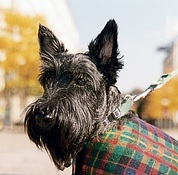
#> input picture images/smallScotty.jpg, 178 x 175 px
$ python dynamicCombined3dstl.py
#> lines starting #> are read from the running program, lines starting #| are printed output that depends on the picture
### stlModel.py
# this file generates one stl model of a given image with the desired height and border thickness
from PIL import Image
import numpy as np
from stl import mesh
import math
import copy

# takes in an image and converts it to black and white
def greyScale(filename):
    image = Image.open(filename)
    greyImage = image.convert('L')
    # array of [row, row, row ...], row is a list of [col, col, col ...]
    # array is [[col, col ...], [col, col ...] ...]
    greyImageArray = np.asarray(greyImage)
    return greyImageArray

def createCube(face):
    face1 = [face[3], face[1], face[0]]
    face2 = [face[0], face[2], face[3]]
    face3 = [face[7], face[5], face[4]]
    face4 = [face[4], face[6], face[7]]

    face5 = [face[4], face[0], face[2]]
    face6 = [face[2], face[6], face[4]]
    face7 = [face[6], face[2], face[3]]
    face8 = [face[3], face[7], face[6]]
    face9 = [face[7], face[1], face[3]]
    face10 = [face[1], face[5], face[7]]
    face11 = [face[5], face[1], face[0]]
    face12 = [face[0], face[4], face[5]]

    faces = [face1, face2, face3, face4, face5, face6, face7, face8, face9, face10, face11, face12]
    return faces

# function creates a singualar stl to be put together in the dynamicCombined3dstl.py file
# if there are more than 2 faces as the user input, additional faces are added to the stl
def createStl(greyImageArray, stlFileName, height, border, numOfFaces):
    height = int(height)
    border = int(border)
    numOfFaces = int(numOfFaces)
    # resizes the images after subtracting the border pixels
    pixelX, pixelY = len(greyImageArray), len(greyImageArray[0])
    vertices = [[0] * (pixelY - border) for pixel in range(pixelX - border)]
    faces = []
    base = 0.1
    # creates the top face of the lithophane based on the value in the grey scale image array
    # each image pixel is defined using x pixel location, y pixel location, and z as a fraction of the user input height
    # generates top surface mesh by creating 2 triangular faces per pixel

    for x in range(border, pixelX - border):
        for y in range(border, pixelY - border):
            z = greyImageArray[x][y]
            vertices[x][y] = (x, y, height - (height * z / 255))

    for x in range(border, pixelX - 1 - border):
        for y in range(border, pixelY - 1 - border):
            triVertA = vertices[x][y]
            triVertB = vertices[x + 1][y]
            triVertC = vertices[x + 1][y + 1]
            triVertD = vertices[x][y + 1]

            triFace1 = np.array([triVertA, triVertB, triVertC])
            triFace2 = np.array([triVertC, triVertD, triVertA])
            faces.append(triFace1)
            faces.append(triFace2)

    overlap = 1
    gap = overlap + 1

    bottomFace = [[0, 0, 0], [0, pixelY, 0], [pixelX, 0, 0], [pixelX, pixelY, 0],
                [0, 0, base], [0, pixelY, base], [pixelX, 0, base], [pixelX, pixelY, base]]
    bottomFaceList = createCube(bottomFace)

    for triFace in bottomFaceList:
        faces.append(triFace)

    # creates the side surfaces of the lithophane
    leftFace = [[0, 0, base], [0, pixelY, base], [border + overlap, 0, base],  [border + overlap, pixelY, base],
                [0, 0, height], [0, pixelY, height], [border + overlap, 0, height], [border + overlap, pixelY, height]]
    for triFace in createCube(leftFace):
        faces.append(triFace)

    # creates the side surfaces of the lithophane
    rightFace = [[pixelX - border - gap, 0, base], [pixelX - border - gap, pixelY, base], [pixelX, 0, base],  [pixelX, pixelY, base],
                [pixelX - border - gap, 0, height], [pixelX - border - gap, pixelY, height], [pixelX, 0, height], [pixelX, pixelY, height]]
    for triFace in createCube(rightFace):
        faces.append(triFace)

    frontFace = [[border, 0, base], [border, border + gap, base], [pixelX - border, 0, base],  [pixelX - border, border + gap, base],
                [border, 0, height], [border, border + gap, height], [pixelX - border, 0, height],  [pixelX - border, border + gap, height]]
    for triFace in createCube(frontFace):
        faces.append(triFace)

    backFace = [[border, pixelY - border - overlap, base], [border, pixelY, base], [pixelX - border, pixelY - border - overlap, base],  [pixelX - border, pixelY, base],
                [border, pixelY - border - overlap, height], [border, pixelY, height], [pixelX - border, pixelY - border - overlap, height],  [pixelX - border, pixelY, height]]
    for triFace in createCube(backFace):
        faces.append(triFace)

    # creates connections between stls when larger than 2 images
    if numOfFaces > 2:
        # adds connections between stl files in the form of a trianglular prism
        angleInc = 360 / numOfFaces
        translateAngle = math.radians(180 - angleInc)

        triVertices1 = [(pixelX, 0, 0), (pixelX, 0, height),(pixelX, - height * math.sin(translateAngle), - height * math.cos(translateAngle))]
        triVertices2 = [(0, 0, 0), (0, 0, height),(0, - height * math.sin(translateAngle), - height * math.cos(translateAngle))]

        # one side triangle
        triFace1 = [triVertices1[1], triVertices1[2], triVertices1[0]]
        # other side triangle
        triFace2 = [triVertices2[2], triVertices2[1], triVertices2[0]]
        # one flat face
        triFace3 = [triVertices1[2], triVertices1[1], triVertices2[2]]
        triFace4 = [triVertices1[1], triVertices2[1], triVertices2[2]]
        # second flat face
        triFace5 = [triVertices1[1], triVertices1[0], triVertices2[0]]
        triFace6 = [triVertices2[0], triVertices2[1], triVertices1[1]]
        # third flat face
        triFace7 = [triVertices2[0], triVertices1[0], triVertices1[2]]
        triFace8 = [triVertices1[2], triVertices2[2], triVertices2[0]]

        faces.append(triFace1)
        faces.append(triFace2)
        faces.append(triFace3)
        faces.append(triFace4)
        faces.append(triFace5)
        faces.append(triFace6)
        faces.append(triFace7)
        faces.append(triFace8)

        # adds the connections triangles needed to create the printing surface
        printAngle = math.radians(180 / numOfFaces)
        triPrintSurf = [(border, 0, 0), (border, pixelY, 0), (border, pixelY / 2, - (pixelY) / (2 * math.tan(printAngle))),
                        (0, 0, 0), (0, pixelY, 0), (0, pixelY / 2, - (pixelY) / (2 * math.tan(printAngle)))]

        # one flat face
        printSurf1 = [triPrintSurf[4], triPrintSurf[5], triPrintSurf[2]]
        printSurf2 = [triPrintSurf[2], triPrintSurf[1], triPrintSurf[4]]
        # second flat face
        printSurf3 = [triPrintSurf[1], triPrintSurf[4], triPrintSurf[3]]
        printSurf4 = [triPrintSurf[3], triPrintSurf[0], triPrintSurf[1]]
        # third flat face
        printSurf5 = [triPrintSurf[5], triPrintSurf[3], triPrintSurf[0]]
        printSurf6 = [triPrintSurf[0], triPrintSurf[2], triPrintSurf[5]]

        printSurf7 = [triPrintSurf[2], triPrintSurf[1], triPrintSurf[0]]
        printSurf8 = [triPrintSurf[5], triPrintSurf[4], triPrintSurf[3]]

        faces.append(printSurf1)
        faces.append(printSurf2)
        faces.append(printSurf3)
        faces.append(printSurf4)
        faces.append(printSurf5)
        faces.append(printSurf6)
        faces.append(printSurf7)
        faces.append(printSurf8)

    # lines 161 - 168 moderately modified from https://pypi.org/project/numpy-stl/
    facesArray = np.array(faces)
    lithophane = mesh.Mesh(np.zeros(facesArray.shape[0], dtype=mesh.Mesh.dtype))
    for i, f in enumerate(faces):
        for j in range(3):
            lithophane.vectors[i][j] = facesArray[i][j]

    lithophane.save(f'{stlFileName}.stl')
    return faces

# [19 lines of commented-out code are left out]

### dynamicCombined3dstl.py
from PIL import Image
import numpy
from stl import mesh
import math
from stlModel import *
import os
import copy

# user inputs will be 4 files - the code below will be written assuming they are a list
# uses functions written in the stlModel.py file

# return the minimum dimensions of all of the files inputed
def minImageDimensions(imageFileList):
    imageSizeList = []
    for imageFile in imageFileList:
        filename = imageFile
        greyImageArray = greyScale(filename)
#> in greyScale, image is the input picture: PIL image 178x175 RGB; mean R, G, B 159.8, 147.6, 131.2
#> in greyScale, `greyImage = image.convert('L')`:
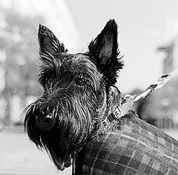
#> greyImage: PIL image 178x175 L; min 0, max 255, mean 149.4
        imageSizeList.append((len(greyImageArray[0]), len(greyImageArray)))
#> pass 2 of the loop in minImageDimensions, `for imageFile in imageFileList:`:
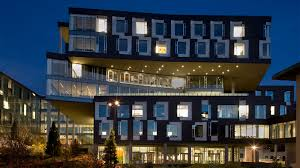
#> input picture images/gates.jpg, 300 x 168 px
#> in greyScale, image is the input picture: PIL image 300x168 RGB; mean R, G, B 54.6, 61.8, 69.1
#> in greyScale (call 2), `greyImage = image.convert('L')`:
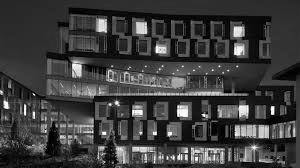
#> greyImage: PIL image 300x168 L; min 0, max 255, mean 60.5

    minPixelX = 0
    minPixelY = 0
    minPixelArea = 0
    for imageSize in imageSizeList:
        pixelX = imageSize[0]
        pixelY = imageSize[1]
        pixelArea = pixelX * pixelY
        if (minPixelArea == 0) or (pixelArea < minPixelArea):
            minPixelX = pixelX
            minPixelY = pixelY
            minPixelArea = pixelX * pixelY

    maxPixelX = 100
    maxPixelY = 100
    maxPixelArea = maxPixelX * maxPixelY
    if minPixelArea > maxPixelArea:
        for n in range(101):
            resize = n / 100
            minPixelX *= 1 - resize
            minPixelY *= 1 - resize
            minPixelArea = minPixelX * minPixelY
            if minPixelArea < maxPixelArea:
                return (round(minPixelX), round(minPixelY))
    return (minPixelX, minPixelY)

# resizes images and creates the stl models for each resized face/file
def createStlModels(imageFileList, height, border, numOfFaces):
    stlFaceFiles = []
    (xDimension, yDimension) = minImageDimensions(imageFileList)
#> in minImageDimensions, `minPixelX = 0`: minPixelX = 0
    for imageFile in imageFileList:
        image = Image.open(imageFile)
        image = image.resize((xDimension, yDimension))
        image.save('imageFile.jpg')

        imageName = imageFile.split('/')[-1]
        stlName = imageName.split('.')[0]
        stlFaceFiles.append(f'{stlName}.stl')

        createStl(greyScale('imageFile.jpg'), stlName, height, border, numOfFaces)
    return stlFaceFiles

# gets the dimensions of the stl model
def dimensions(stlModel):
    xMin, xMax = stlModel.x.min(), stlModel.x.max()
    yMin, yMax = stlModel.y.min(), stlModel.y.max()
    zMin, zMax = stlModel.z.min(), stlModel.z.max()
    return xMin, xMax, yMin, yMax, zMin, zMax

# takes a user input to create a 3d polygonal prism with that number of faces
def faceNumberStlModel(imageFileList, height, border, numOfFaces):
    stlModelData = []
    if numOfFaces == 1:
        stlFaceFiles = createStlModels(imageFileList, height, border, numOfFaces)
        stlModel = mesh.Mesh.from_file(stlFaceFiles[0])
        stlModelData.append(stlModel.data)
        stlModel = mesh.Mesh(numpy.concatenate(stlModelData))
    else:
        stlFaceFiles = createStlModels(imageFileList, height, border, numOfFaces)
#> in createStlModels, `image = image.resize((xDimension, yDimension))`:
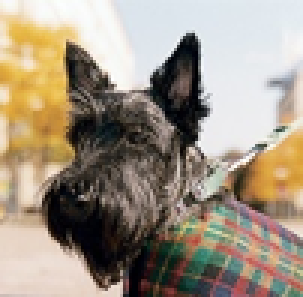
#> image: PIL image 101x99 RGB (shown 3 times larger); mean R, G, B 159.8, 147.7, 131.2
#> in greyScale (call 5), `image = Image.open(filename)`:
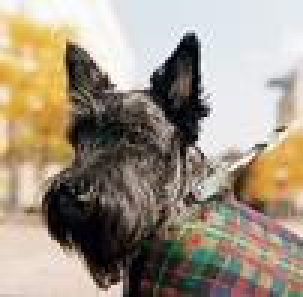
#> image: PIL image 101x99 RGB (shown 3 times larger); mean R, G, B 159.9, 147.7, 131.4
#> in greyScale (call 5), `greyImage = image.convert('L')`:
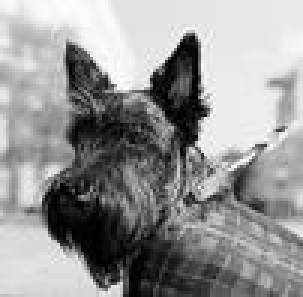
#> greyImage: PIL image 101x99 L (shown 3 times larger); min 0, max 255, mean 149.5
#> in createStl, `height = int(height)`: height = 4
#> in createStl, `pixelX, pixelY = len(greyImageArray), len(greyImageArray[0])`: pixelX = 99; pixelY = 101
#> in createStl, `vertices = [[0] * (pixelY - border) for pixel in range(pixelX - border)]`: vertices = 97 items
#> after the loop in createStl, `for x in range(border, pixelX - 1 - border):`: faces = 18048 items
#> in createStl, `bottomFace = [[0, 0, 0], [0, pixelY, 0], [pixelX, 0, 0], [pixelX, pixe..`: bottomFace = [[0, 0, 0], [0, 101, 0], [99, 0, 0], [99, 101, 0], [0, 0, 0.1], [0, 101, 0.1], [99, 0, 0.1], [99, 101, 0.1]]
#> in createCube, `face1 = [face[3], face[1], face[0]]`: face1 = [[99, 101, 0], [0, 101, 0], [0, 0, 0]]
#> in createCube, `face2 = [face[0], face[2], face[3]]`: face2 = [[0, 0, 0], [99, 0, 0], [99, 101, 0]]
#> in createCube, `face3 = [face[7], face[5], face[4]]`: face3 = [[99, 101, 0.1], [0, 101, 0.1], [0, 0, 0.1]]
#> in createCube, `face4 = [face[4], face[6], face[7]]`: face4 = [[0, 0, 0.1], [99, 0, 0.1], [99, 101, 0.1]]
#> in createCube, `face5 = [face[4], face[0], face[2]]`: face5 = [[0, 0, 0.1], [0, 0, 0], [99, 0, 0]]
#> in createCube, `face6 = [face[2], face[6], face[4]]`: face6 = [[99, 0, 0], [99, 0, 0.1], [0, 0, 0.1]]
#> in createCube, `face7 = [face[6], face[2], face[3]]`: face7 = [[99, 0, 0.1], [99, 0, 0], [99, 101, 0]]
#> in createCube, `face8 = [face[3], face[7], face[6]]`: face8 = [[99, 101, 0], [99, 101, 0.1], [99, 0, 0.1]]
#> in createCube, `face9 = [face[7], face[1], face[3]]`: face9 = [[99, 101, 0.1], [0, 101, 0], [99, 101, 0]]
#> in createCube, `face10 = [face[1], face[5], face[7]]`: face10 = [[0, 101, 0], [0, 101, 0.1], [99, 101, 0.1]]
#> in createCube, `face11 = [face[5], face[1], face[0]]`: face11 = [[0, 101, 0.1], [0, 101, 0], [0, 0, 0]]
#> in createCube, `face12 = [face[0], face[4], face[5]]`: face12 = [[0, 0, 0], [0, 0, 0.1], [0, 101, 0.1]]
#> in createStl, `bottomFaceList = createCube(bottomFace)`: bottomFaceList = 12 items
#> the loop in createStl, `for triFace in bottomFaceList:` made 12 passes
#> triFace on passes 1 to 12: [[99, 101, 0], [0, 101, 0], [0, 0, 0]], [[0, 0, 0], [99, 0, 0], [99, 101, 0]], [[99, 101, 0.1], [0, 101, 0.1], [0, 0, 0.1]], [[0, 0, 0.1], [99, 0, 0.1], [99, 101, 0.1]], [[0, 0, 0.1], [0, 0, 0], [99, 0, 0]], [[99, 0, 0], [99, 0, 0.1], [0, 0, 0.1]], [[99, 0, 0.1], [99, 0, 0], [99, 101, 0]], [[99, 101, 0], [99, 101, 0.1], [99, 0, 0.1]], [[99, 101, 0.1], [0, 101, 0], [99, 101, 0]], [[0, 101, 0], [0, 101, 0.1], [99, 101, 0.1]], [[0, 101, 0.1], [0, 101, 0], [0, 0, 0]], [[0, 0, 0], [0, 0, 0.1], [0, 101, 0.1]]
#> after the loop in createStl, `for triFace in bottomFaceList:`: faces = 18060 items
#> in createStl, `leftFace = [[0, 0, base], [0, pixelY, base], [border + overlap, 0, bas..`: leftFace = [[0, 0, 0.1], [0, 101, 0.1], [3, 0, 0.1], [3, 101, 0.1], [0, 0, 4], [0, 101, 4], [3, 0, 4], [3, 101, 4]]
#> the loop in createStl, `for triFace in createCube(leftFace):` made 12 passes
#> triFace on passes 1 to 12: [[3, 101, 0.1], [0, 101, 0.1], [0, 0, 0.1]], [[0, 0, 0.1], [3, 0, 0.1], [3, 101, 0.1]], [[3, 101, 4], [0, 101, 4], [0, 0, 4]], [[0, 0, 4], [3, 0, 4], [3, 101, 4]], [[0, 0, 4], [0, 0, 0.1], [3, 0, 0.1]], [[3, 0, 0.1], [3, 0, 4], [0, 0, 4]], [[3, 0, 4], [3, 0, 0.1], [3, 101, 0.1]], [[3, 101, 0.1], [3, 101, 4], [3, 0, 4]], [[3, 101, 4], [0, 101, 0.1], [3, 101, 0.1]], [[0, 101, 0.1], [0, 101, 4], [3, 101, 4]], [[0, 101, 4], [0, 101, 0.1], [0, 0, 0.1]], [[0, 0, 0.1], [0, 0, 4], [0, 101, 4]]
#> after the loop in createStl, `for triFace in createCube(leftFace):`: faces = 18072 items
#> in createStl, `rightFace = [[pixelX - border - gap, 0, base], [pixelX - border - gap,..`: rightFace = [[95, 0, 0.1], [95, 101, 0.1], [99, 0, 0.1], [99, 101, 0.1], [95, 0, 4], [95, 101, 4], [99, 0, 4], [99, 101, 4]]
#> the loop in createStl, `for triFace in createCube(rightFace):` made 12 passes
#> triFace on passes 1 to 12: [[99, 101, 0.1], [95, 101, 0.1], [95, 0, 0.1]], [[95, 0, 0.1], [99, 0, 0.1], [99, 101, 0.1]], [[99, 101, 4], [95, 101, 4], [95, 0, 4]], [[95, 0, 4], [99, 0, 4], [99, 101, 4]], [[95, 0, 4], [95, 0, 0.1], [99, 0, 0.1]], [[99, 0, 0.1], [99, 0, 4], [95, 0, 4]], [[99, 0, 4], [99, 0, 0.1], [99, 101, 0.1]], [[99, 101, 0.1], [99, 101, 4], [99, 0, 4]], [[99, 101, 4], [95, 101, 0.1], [99, 101, 0.1]], [[95, 101, 0.1], [95, 101, 4], [99, 101, 4]], [[95, 101, 4], [95, 101, 0.1], [95, 0, 0.1]], [[95, 0, 0.1], [95, 0, 4], [95, 101, 4]]
#> after the loop in createStl, `for triFace in createCube(rightFace):`: faces = 18084 items
#> in createStl, `frontFace = [[border, 0, base], [border, border + gap, base], [pixelX ..`: frontFace = [[2, 0, 0.1], [2, 4, 0.1], [97, 0, 0.1], [97, 4, 0.1], [2, 0, 4], [2, 4, 4], [97, 0, 4], [97, 4, 4]]
#> the loop in createStl, `for triFace in createCube(frontFace):` made 12 passes
#> triFace on passes 1 to 12: [[97, 4, 0.1], [2, 4, 0.1], [2, 0, 0.1]], [[2, 0, 0.1], [97, 0, 0.1], [97, 4, 0.1]], [[97, 4, 4], [2, 4, 4], [2, 0, 4]], [[2, 0, 4], [97, 0, 4], [97, 4, 4]], [[2, 0, 4], [2, 0, 0.1], [97, 0, 0.1]], [[97, 0, 0.1], [97, 0, 4], [2, 0, 4]], [[97, 0, 4], [97, 0, 0.1], [97, 4, 0.1]], [[97, 4, 0.1], [97, 4, 4], [97, 0, 4]], [[97, 4, 4], [2, 4, 0.1], [97, 4, 0.1]], [[2, 4, 0.1], [2, 4, 4], [97, 4, 4]], [[2, 4, 4], [2, 4, 0.1], [2, 0, 0.1]], [[2, 0, 0.1], [2, 0, 4], [2, 4, 4]]
#> after the loop in createStl, `for triFace in createCube(frontFace):`: faces = 18096 items
#> in createStl, `backFace = [[border, pixelY - border - overlap, base], [border, pixelY..`: backFace = [[2, 98, 0.1], [2, 101, 0.1], [97, 98, 0.1], [97, 101, 0.1], [2, 98, 4], [2, 101, 4], [97, 98, 4], [97, 101, 4]]
#> the loop in createStl, `for triFace in createCube(backFace):` made 12 passes
#> triFace on passes 1 to 12: [[97, 101, 0.1], [2, 101, 0.1], [2, 98, 0.1]], [[2, 98, 0.1], [97, 98, 0.1], [97, 101, 0.1]], [[97, 101, 4], [2, 101, 4], [2, 98, 4]], [[2, 98, 4], [97, 98, 4], [97, 101, 4]], [[2, 98, 4], [2, 98, 0.1], [97, 98, 0.1]], [[97, 98, 0.1], [97, 98, 4], [2, 98, 4]], [[97, 98, 4], [97, 98, 0.1], [97, 101, 0.1]], [[97, 101, 0.1], [97, 101, 4], [97, 98, 4]], [[97, 101, 4], [2, 101, 0.1], [97, 101, 0.1]], [[2, 101, 0.1], [2, 101, 4], [97, 101, 4]], [[2, 101, 4], [2, 101, 0.1], [2, 98, 0.1]], [[2, 98, 0.1], [2, 98, 4], [2, 101, 4]]
#> after the loop in createStl, `for triFace in createCube(backFace):`: faces = 18108 items
#> in createStl, `triVertices1 = [(pixelX, 0, 0), (pixelX, 0, height),(pixelX, - height ..`: triVertices1 = [(99, 0, 0), (99, 0, 4), (99, -4, -2.45e-16)]
#> in createStl, `triVertices2 = [(0, 0, 0), (0, 0, height),(0, - height * math.sin(tran..`: triVertices2 = [(0, 0, 0), (0, 0, 4), (0, -4, -2.45e-16)]
#> in createStl, `triFace1 = [triVertices1[1], triVertices1[2], triVertices1[0]]`: triFace1 = [(99, 0, 4), (99, -4, -2.45e-16), (99, 0, 0)]
#> in createStl, `triFace2 = [triVertices2[2], triVertices2[1], triVertices2[0]]`: triFace2 = [(0, -4, -2.45e-16), (0, 0, 4), (0, 0, 0)]
#> in createStl, `triFace3 = [triVertices1[2], triVertices1[1], triVertices2[2]]`: triFace3 = [(99, -4, -2.45e-16), (99, 0, 4), (0, -4, -2.45e-16)]
#> in createStl, `triFace4 = [triVertices1[1], triVertices2[1], triVertices2[2]]`: triFace4 = [(99, 0, 4), (0, 0, 4), (0, -4, -2.45e-16)]
#> in createStl, `triFace5 = [triVertices1[1], triVertices1[0], triVertices2[0]]`: triFace5 = [(99, 0, 4), (99, 0, 0), (0, 0, 0)]
#> in createStl, `triFace6 = [triVertices2[0], triVertices2[1], triVertices1[1]]`: triFace6 = [(0, 0, 0), (0, 0, 4), (99, 0, 4)]
#> in createStl, `triFace7 = [triVertices2[0], triVertices1[0], triVertices1[2]]`: triFace7 = [(0, 0, 0), (99, 0, 0), (99, -4, -2.45e-16)]
#> in createStl, `triFace8 = [triVertices1[2], triVertices2[2], triVertices2[0]]`: triFace8 = [(99, -4, -2.45e-16), (0, -4, -2.45e-16), (0, 0, 0)]
#> in createStl, `triPrintSurf = [(border, 0, 0), (border, pixelY, 0), (border, pixelY /..`: triPrintSurf = [(2, 0, 0), (2, 101, 0), (2, 50.5, -50.5), (0, 0, 0), (0, 101, 0), (0, 50.5, -50.5)]
#> in createStl, `printSurf1 = [triPrintSurf[4], triPrintSurf[5], triPrintSurf[2]]`: printSurf1 = [(0, 101, 0), (0, 50.5, -50.5), (2, 50.5, -50.5)]
#> in createStl, `printSurf2 = [triPrintSurf[2], triPrintSurf[1], triPrintSurf[4]]`: printSurf2 = [(2, 50.5, -50.5), (2, 101, 0), (0, 101, 0)]
#> in createStl, `printSurf3 = [triPrintSurf[1], triPrintSurf[4], triPrintSurf[3]]`: printSurf3 = [(2, 101, 0), (0, 101, 0), (0, 0, 0)]
#> in createStl, `printSurf4 = [triPrintSurf[3], triPrintSurf[0], triPrintSurf[1]]`: printSurf4 = [(0, 0, 0), (2, 0, 0), (2, 101, 0)]
#> in createStl, `printSurf5 = [triPrintSurf[5], triPrintSurf[3], triPrintSurf[0]]`: printSurf5 = [(0, 50.5, -50.5), (0, 0, 0), (2, 0, 0)]
#> in createStl, `printSurf6 = [triPrintSurf[0], triPrintSurf[2], triPrintSurf[5]]`: printSurf6 = [(2, 0, 0), (2, 50.5, -50.5), (0, 50.5, -50.5)]
#> in createStl, `printSurf7 = [triPrintSurf[2], triPrintSurf[1], triPrintSurf[0]]`: printSurf7 = [(2, 50.5, -50.5), (2, 101, 0), (2, 0, 0)]
#> in createStl, `printSurf8 = [triPrintSurf[5], triPrintSurf[4], triPrintSurf[3]]`: printSurf8 = [(0, 50.5, -50.5), (0, 101, 0), (0, 0, 0)]
        angleInc = 360 / numOfFaces
        rotateAngle = angleInc / 2

        for n in range(len(stlFaceFiles)):
            stlModel = mesh.Mesh.from_file(stlFaceFiles[n])
            xMin, xMax, yMin, yMax, zMin, zMax = dimensions(stlModel)
            stlModel.y += - yMax / 2
            stlModel.z += yMax / 2 / math.tan(math.radians(rotateAngle))
            stlModel.rotate([0.5, 0, 0], math.radians(angleInc * n))
            stlModelData.append(stlModel.data)

        stlModel = mesh.Mesh(numpy.concatenate(stlModelData))

    desktop = os.path.join(os.environ['USERPROFILE'], 'Desktop')
    stlModel.save(f'{desktop}\lithophane.stl')
    stlModel.save('lithophane.stl')
    print('File Saved')

# [9 lines of commented-out code are left out]
imageFileList = ['images/smallScotty.jpg', 'images/gates.jpg', 'images/smallScotty.jpg', 'images/ece.jpg']
height = 4
border = 2
numOfFaces = 4
#> (the run stopped early here; a loop or call above may not have finished)
